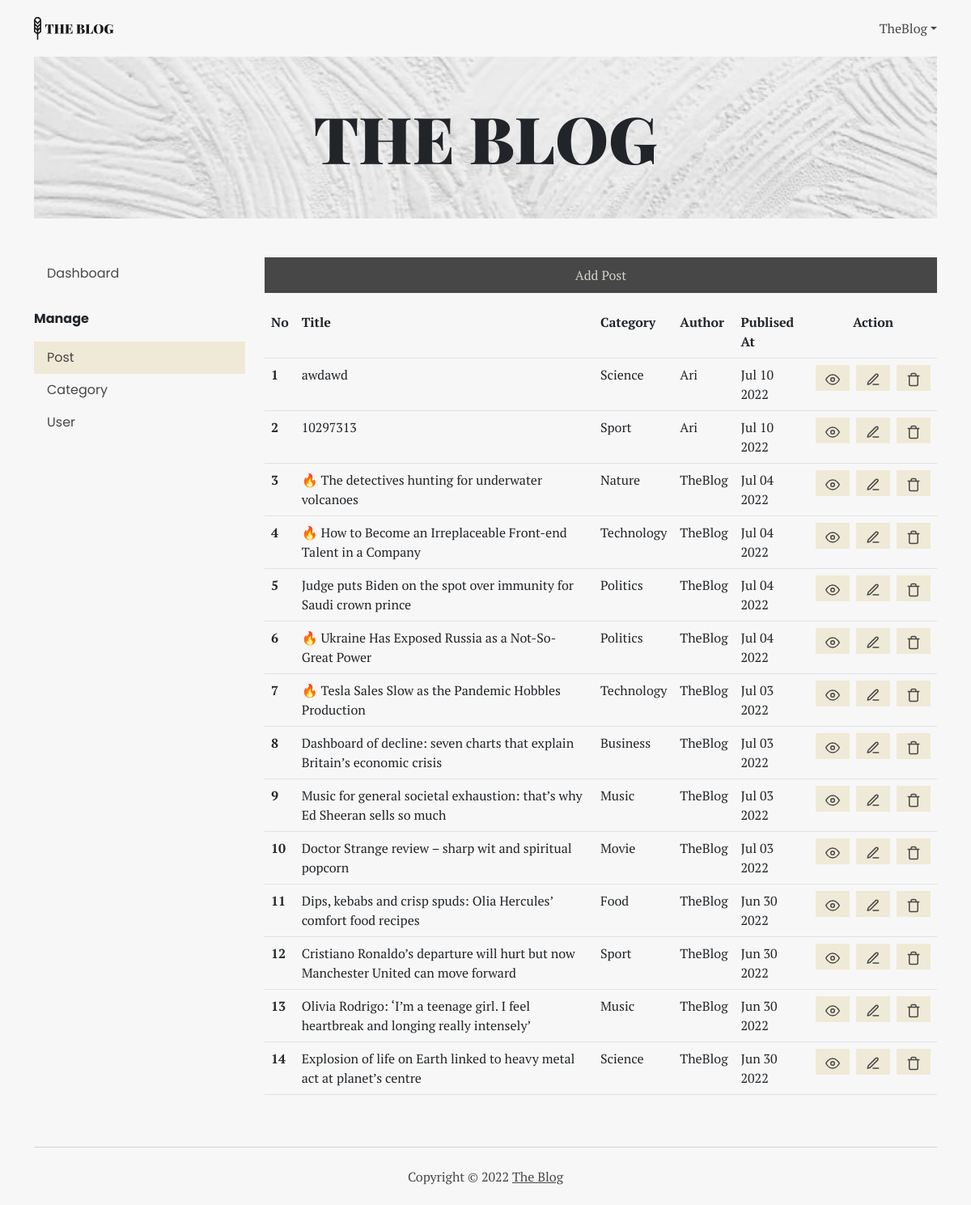
Page /dashboard/post/index.php (signed in) on the earlier database version.
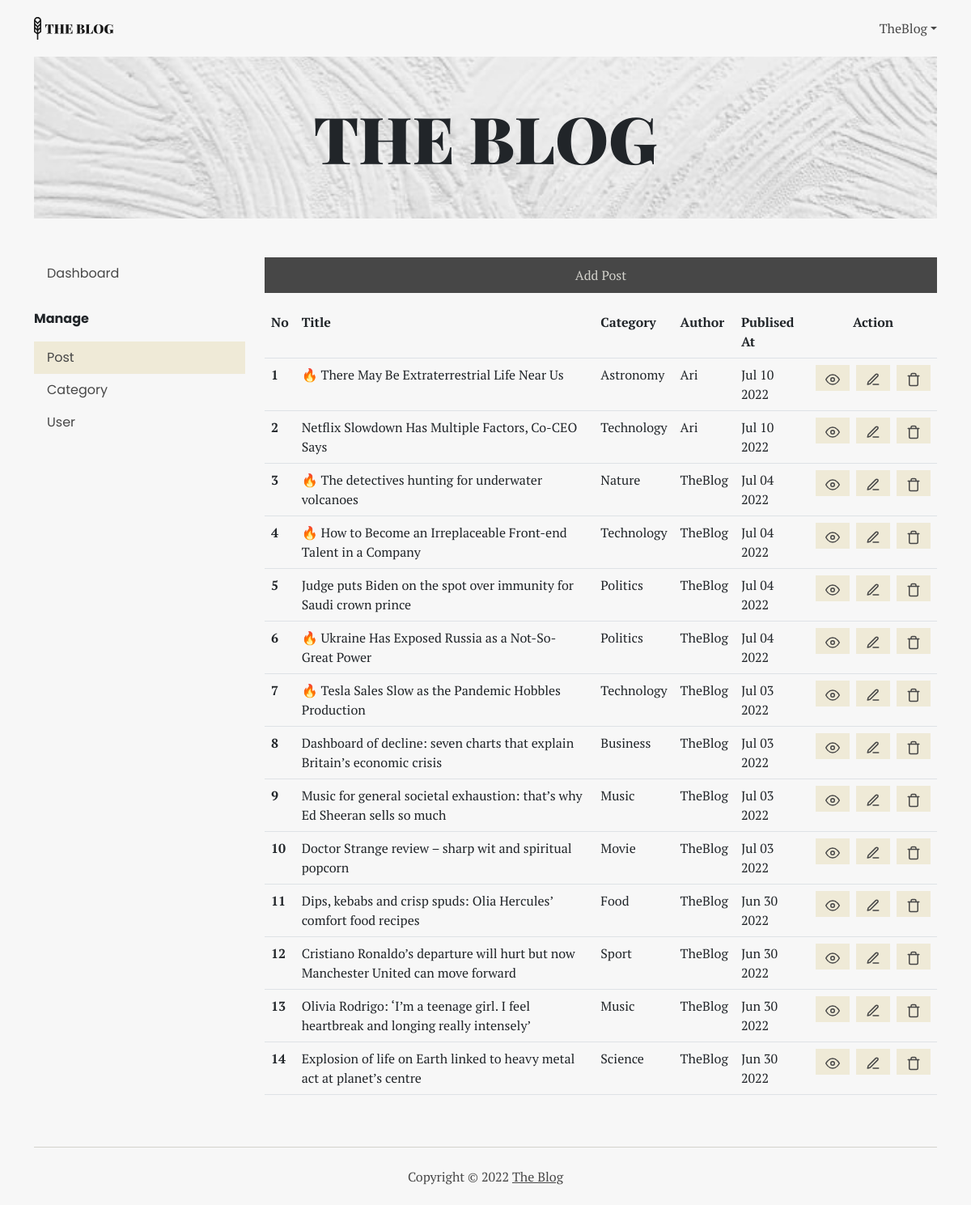
Same page on the later database version.
### tables this page shows
CREATE TABLE `post` (
  `id` int(11) NOT NULL,
  `title` varchar(255) NOT NULL,
  `body` text NOT NULL,
  `image` varchar(255) NOT NULL,
  `id_user` int(11) NOT NULL,
  `category` varchar(255) NOT NULL,
  `created_at` datetime NOT NULL,
  `isMain` tinyint(1) NOT NULL,
  `created_main_at` datetime NOT NULL
);

CREATE TABLE `user` (
  `id` int(11) NOT NULL,
  `email` varchar(255) NOT NULL,
  `password` varchar(255) NOT NULL,
  `first_name` varchar(255) NOT NULL,
  `last_name` varchar(255) NOT NULL,
  `isAdmin` tinyint(1) NOT NULL,
  `createdAt` datetime NOT NULL
);

### dashboard/post/index.php (the view, shortened to what this page needs)
<?php
include '../../connection.php';
if ($_SESSION['user_isAdmin']) {
	$sql = "SELECT post.id, post.title, post.created_at, post.category, post.isMain,user.first_name AS 'author'
			FROM post
			LEFT JOIN user ON post.id_user = user.id
			ORDER BY created_at DESC";
}
$query = mysqli_query($conn, $sql);
?>
<!DOCTYPE html>
<html lang="en">
<head>
	<link rel="stylesheet" href="../../style/bootstrap.min.css" />
	<link rel="stylesheet" href="../../style/main.css" />
</head>
<body>
	<div class="container">
		<nav class="nav-main" aria-label="main navigation">
			<a href="../../"><img src="../../assets/logo.svg" alt="The Blog Logo" /></a>
			<div>
				<?php if ($_SESSION['user_id']) { ?>
					<p class="m-0 rounded-0 dropdown-toggle cursor-pointer" data-bs-toggle="dropdown" aria-expanded="false"><?= $_SESSION['user_first_name']; ?></p>
				<?php } ?>
			</div>
		</nav>
		<header>
			<section class="banner">
				<img src="../../assets/banner.jpg" alt="Banner" />
				<h1 class="display-1">THE BLOG</h1>
			</section>
		</header>
		<main>
			<div class="row my-5">
				<aside class="col-12 col-md-3 mb-4">
					<div class="manage">
						<nav class="nav-side mb-4 p-0" aria-label="Manage Navigation">
							<a href="../">
								<p>Dashboard</p>
							</a>
						</nav>
						<p class="manage__title">Manage</p>
						<nav class="nav-side" aria-label="Manage Navigation">
							<?php if ($_SESSION['user_isAdmin']) { ?>
								<a href="./">
									<p class="active">Post</p>
								</a>
								<a href="../category/">
									<p>Category</p>
								</a>
								<a href="#">
									<p>User</p>
								</a>
							<?php } else { ?>
								<a href="./">
									<p class="active">Post</p>
								</a>
							<?php } ?>
						</nav>
					</div>
				</aside>
				<section class="col-12 col-md-9">
					<a href="./add_form.php" class="btn-primary mb-3">Add Post</a>
					<div class="overflow-auto">
						<table class="table">
							<tr>
								<th>No</th>
								<th>Title</th>
								<th>Category</th>
								<?php if ($_SESSION['user_isAdmin']) { ?>
									<th>Author</th>
								<?php } ?>
								<th>Publised At</th>
								<th class="text-center">Action</th>
							</tr>
							<?php
							$no = 1;
							while ($row = mysqli_fetch_array($query)) {
								$title = $row['title'];
							?>
								<tr>
									<th><?= $no ?></th>
									<td><?= $row['isMain'] == 1 ? "🔥" : ""; ?>
										<?= $row['title'] ?>
									</td>
									<td><?= $row['category'] ?></td>
									<?php if ($_SESSION['user_isAdmin']) { ?>
										<td><?= $row['author'] ?></td>
									<?php } ?>
									<td><?= date("M d Y", strtotime($row['created_at'])) ?></td>
									<td>
										<div class="d-flex justify-content-center align-items-center gap-2">
											<a href="../../read.php?id=<?= $row['id'] ?>" target="_blank" title="view"><img src="../../assets/ic_eye.svg" alt="" /></a>
											<a href="./edit_form.php?id=<?= $row['id'] ?>" title="edit"><img src="../../assets/ic_edit.svg" alt="" /></a>
											<a href="./delete.php?id=<?= $row['id'] ?>" title="delete" onclick="return confirm('Do you want to delete <?= $title ?> post?')"><img src="../../assets/ic_trash.svg" alt="" /></a>
										</div>
									</td>
								</tr>
							<?php
								$no++;
							}
							?>
						</table>
					</div>
				</section>
		</main>
		<footer>
			<p>Copyright © <?= date('Y') ?> <a href="#">The Blog</a></p>
		</footer>
	</div>
</body>
</html>

### style/main.css (style rules this page uses)
:root { --background: #f7f7f7; --soft: #d3d2cc; --active: #efead7; --dark: #474747; --darker: #181818; }
* { font-family: "PT Serif", serif; padding: 0; }
body { background-color: var(--background); }
.nav-main { display: flex; height: 70px; justify-content: space-between; align-items: center; }
.nav-main > div { display: flex; gap: 24px; }
.nav-main p { color: var(--dark); cursor: pointer; }
aside * { font-family: Poppins, sans-serif; }
.nav-side a { text-decoration: none; color: var(--dark); }
.nav-side p { margin: 0; padding: 8px 16px; }
.manage__title { font-weight: bold; }
.active { background-color: var(--active); }
.btn-primary { border: none; background-color: var(--dark); color: var(--soft); padding: 10px; width: 100%; text-decoration: none; display: inline-block; text-align: center; }
.banner { width: 100%; display: flex; align-items: center; justify-content: center; position: relative; }
.banner > img { width: 100%; max-height: 200px; object-fit: cover; background-repeat: no-repeat; }
.banner > h1 { font-family: "Playfair Display", serif; font-weight: 900; position: absolute; text-align: center; margin: 0; }
table a { width: 42px; padding: 4px 12px; background-color: var(--active); }
table img { color: red; width: 100%; }
footer { display: flex; justify-content: center; align-items: center; height: 72px; border-top: 1px solid var(--soft); }
footer * { color: var(--dark); margin: 0; }

Differences in the rows shown:
removed post: title "awdawd", category "Science", id_user.first_name "Ari", created_at "Jul 10 2022"
removed post: title "10297313", category "Sport", id_user.first_name "Ari", created_at "Jul 10 2022"
added post: title "There May Be Extraterrestrial Life Near Us", category "Astronomy", id_user.first_name "Ari", created_at "Jul 10 2022"
added post: title "Netflix Slowdown Has Multiple Factors, Co-CEO Says", category "Technology", id_user.first_name "Ari", created_at "Jul 10 2022"
